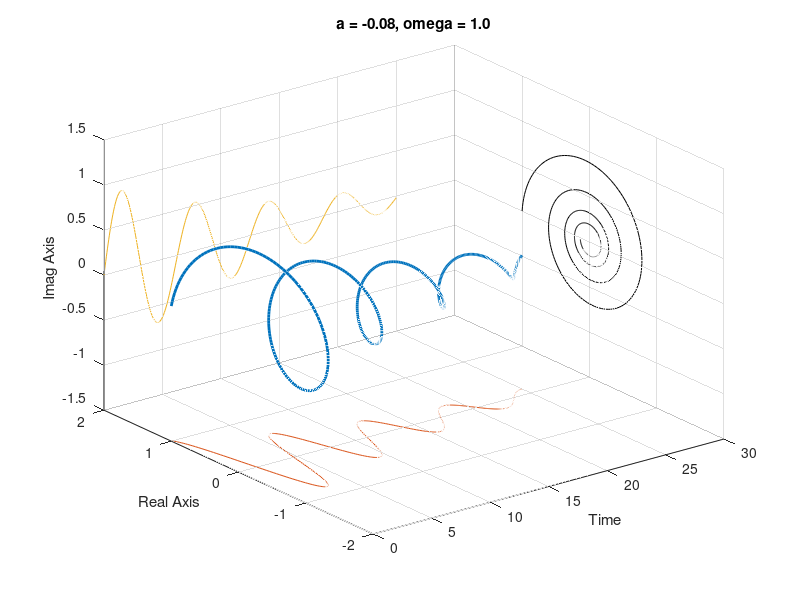

The MATLAB source for this figure:
clf

t = linspace(0, 25, 500);
a = -0.08;  om = 1;
f = exp((a+1i*om)*t);

plot3(t, real(f), imag(f), 'LineWidth',2)
hold on
plot3(t,real(f), 0*t-1.5)
plot3(t, 0*t+2, imag(f))
plot3(0*t+30,real(f),imag(f),'k')
hold off
grid on
axis([0 30 -2  2 -1.5 1.5])
title(sprintf('a = %.2f, omega = %.1f',a,om))
xlabel('Time')
ylabel('Real Axis')
zlabel('Imag Axis')
